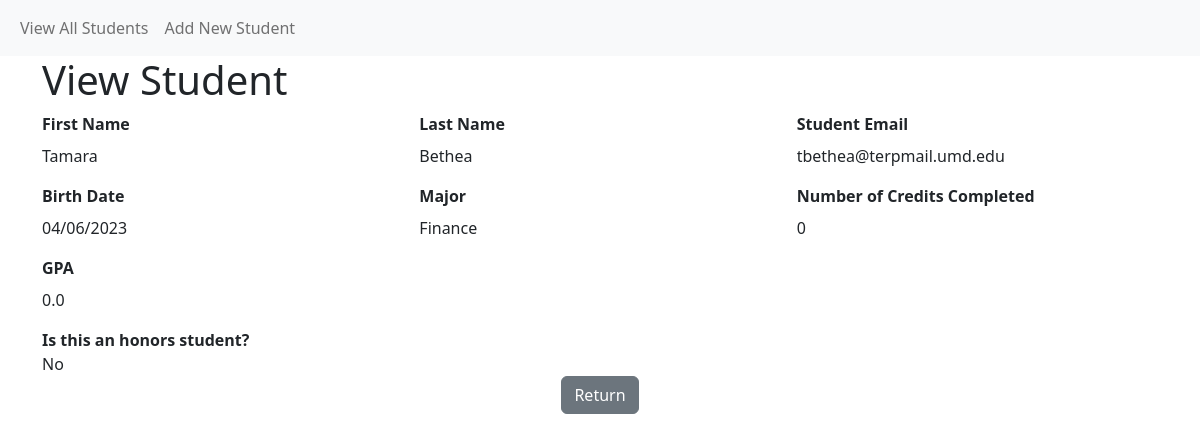
The app's page /student/view/1 with its own data.
### models.py (models this page shows, shortened)
class Student(db.Model):
    __tablename__ = "student"
    student_id = db.Column(db.Integer, primary_key=True)
    first_name = db.Column(db.String(30), nullable=False)
    last_name = db.Column(db.String(50), nullable=False)
    student_email = db.Column(db.VARCHAR(100))
    major_id = db.Column(db.Integer, db.ForeignKey('major.major_id'))
    birth_date = db.Column(db.DateTime, nullable=False)
    num_credits_completed = db.Column(db.Integer, nullable=False)
    gpa = db.Column(db.Float, nullable=False)
    is_honors = db.Column(db.Boolean, nullable=False)

class Major(db.Model):
    __tablename__ = "major"
    major_id = db.Column(db.Integer, primary_key=True)
    major = db.Column(db.String(30), nullable=False)
    students = db.relationship('Student', backref='students')

### app.py (the view)
@app.route('/student/view/<int:student_id>')
def student_view(student_id):
    student = Student.query.filter_by(student_id=student_id).first()
    majors = Major.query.order_by(Major.major) \
        .order_by(Major.major) \
        .all()
    if student:
        return render_template('student_entry.html', student=student, majors=majors, action='read')
    else:
        flash(f'Student attempting to be viewed could not be found!', 'error')
        return redirect(url_for('student_view_all'))

### templates/student_entry.html (shortened to what this page needs)
{% extends "base.html" %}
{% block page_head %}
    {% if action and action == 'create' %}
        Add New Student
    {% elif action and action == 'update'  %}
        Update Student
    {% else %}
        View Student
    {% endif %}
{% endblock %}
{% block page_content %}
<form class="row g-3"
      action="{{ url_for('student_edit', student_id=student['student_id']) if student else url_for('student_create') }}" method="post">
  <div class="col-md-4">
    <label for="first_name" class="form-label"><strong>First Name</strong></label>
    {% if action and action in ['create', 'update'] %}
    <input type="text" class="form-control" id="first_name" name="first_name" value="{{ student['first_name'] if student else '' }}" required>
    {% else %}
        <br>{{ student['first_name'] }}
    {% endif %}
  </div>
  <div class="col-md-4">
    <label for="last_name" class="form-label"><strong>Last Name</strong></label>
    {% if action and action in ['create', 'update'] %}
    <input type="text" class="form-control" id="last_name" name="last_name" value="{{ student['last_name'] if student else '' }}" required>
    {% else %}
        <br>{{ student['last_name'] }}
    {% endif %}
  </div>
  <div class="col-md-4">
        <label for="student_email" class="form-label"><strong>Student Email</strong></label>
        {% if action and action in ['create', 'update'] %}
        <input type="email" class="form-control" id="student_email" name="student_email" maxlength="100" value="{{ student['student_email'] if student else '' }}" required>
        {% else %}
        <br>{{ student['student_email'] }}
        {% endif %}
  </div>
  <div class="col-md-4">
    <label for="birth_date" class="form-label"><strong>Birth Date</strong></label>
    {% if action and action in ['create', 'update'] %}
    <input type="date" class="form-control" id="birth_date" name="birth_date" value="{{ student['birth_date'].strftime('%Y-%m-%d') if student else '' }}" required>
    {% else %}
        <br>{{ student['birth_date'].strftime('%m/%d/%Y') }}
    {% endif %}
  </div>
  <div class="col-md-4">
    <label for="major_id" class="form-label"><strong>Major</strong></label>
    {% if action and action in ['create', 'update'] %}
    <select name="major_id" id="major_id" class="form-select form-select-md" aria-label=".form-select-md example">
        <option value="0">---Select A Major---</option>
        {% for each_major in majors %}
        <option value="{{ each_major['major_id'] }}"
                {{ 'selected' if student and each_major['major_id'] == student['major_id'] else ''}}>{{ each_major['major'] }}</option>
        {% endfor %}
    </select>
    {% else %}
        <br>
        {% for each_major in majors %}
            {{ each_major['major'] if student and each_major['major_id'] == student['major_id'] else ''}}
        {% endfor %}
    {% endif %}
  </div>
  {% if action and action in ['read', 'update'] %}
  <div class="col-md-4">
    <label for="num_credits_completed" class="form-label"><strong>Number of Credits Completed</strong></label>
    {% if action and action == 'update' %}
    <input type="number" min="0" max="200" class="form-control" id="num_credits_completed" name="num_credits_completed"
           value="{{ student['num_credits_completed'] if student else '' }}" required>
    {% else %}
        <br> {{ student['num_credits_completed'] }}
    {% endif %}
  </div>
  <div class="col-md-4">
    <label for="gpa" class="form-label"><strong>GPA</strong></label>
    {% if action and action in ['create', 'update'] %}
    <input type="number" step="0.01" min="0.00" max="4.00" class="form-control" id="gpa" name="gpa" value="{{ student['gpa'] if student else '' }}" required>
    {% else %}
        <br>{{ student['gpa'] }}
    {% endif %}
  </div>
  {% endif %}
  <div class="col-12">
      <label class="form-check-label" for="is_honors">
          <strong>Is this an honors student?</strong>
            {% if action and not(action in ['create', 'update']) %}
            <br>{{ 'Yes' if student and student['is_honors'] == True else 'No' }}
            {% endif %}
      </label>
  </div>
  </div>
  <div class="col-12 text-center">
    <a href="{{ url_for('student_view_all') }}" class="btn btn-secondary" role="button">
        {% if action and action in ['create', 'update'] %}
        Cancel
        {% else %}
        Return
        {% endif %}
    </a>
  </div>
{% endblock %}

### records on screen
Student: first_name "Tamara", last_name "Bethea", student_email "tbethea@terpmail.umd.edu", birth_date "04/06/2023", num_credits_completed "0", gpa "0.0", is_honors "No"
Major: major "Finance"
